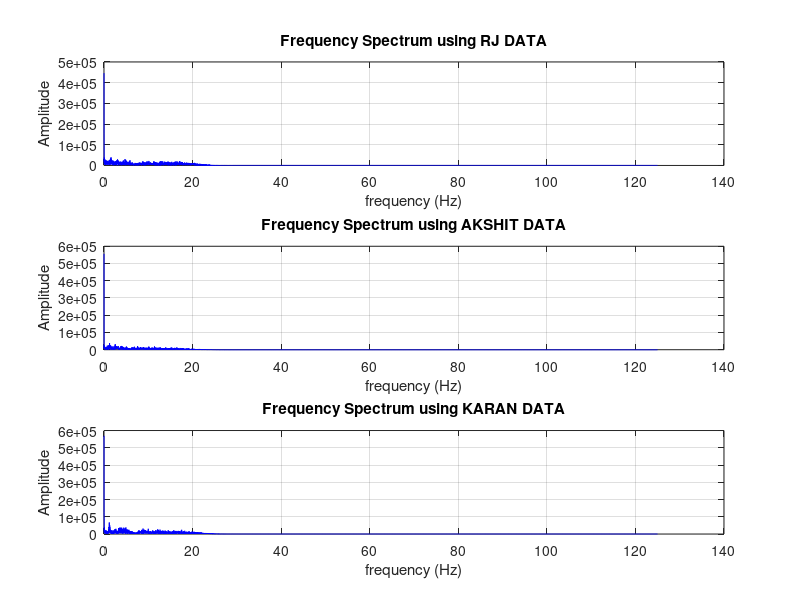

The MATLAB script that drew this image:
x = load ('RJ_DATA.txt');

fs=250;
original = abs(fft(x));
N = length(x);
bin_vals = [0:N-1];
fax_Hz = bin_vals*fs/N;
N_2 = ceil(N/2);


figure;
subplot(3,1,1);
plot(fax_Hz(1:N_2), original(1:N_2),'b')
title('Frequency Spectrum using RJ DATA');
xlabel('frequency (Hz)');
ylabel('Amplitude');
grid on



x = load ('Akshit_DATA.txt');
original = abs(fft(x));
N = length(x);
bin_vals = [0:N-1];
fax_Hz = bin_vals*fs/N;
N_2 = ceil(N/2);


subplot(3,1,2);
plot(fax_Hz(1:N_2), original(1:N_2),'b')
title('Frequency Spectrum using AKSHIT DATA');
xlabel('frequency (Hz)');
ylabel('Amplitude');
grid on



x = load ('Karan_DATA.txt');
original = abs(fft(x));
N = length(x);
bin_vals = [0:N-1];
fax_Hz = bin_vals*fs/N;
N_2 = ceil(N/2);


subplot(3,1,3);
plot(fax_Hz(1:N_2), original(1:N_2),'b')
title('Frequency Spectrum using KARAN DATA');
xlabel('frequency (Hz)');
ylabel('Amplitude');
grid on
